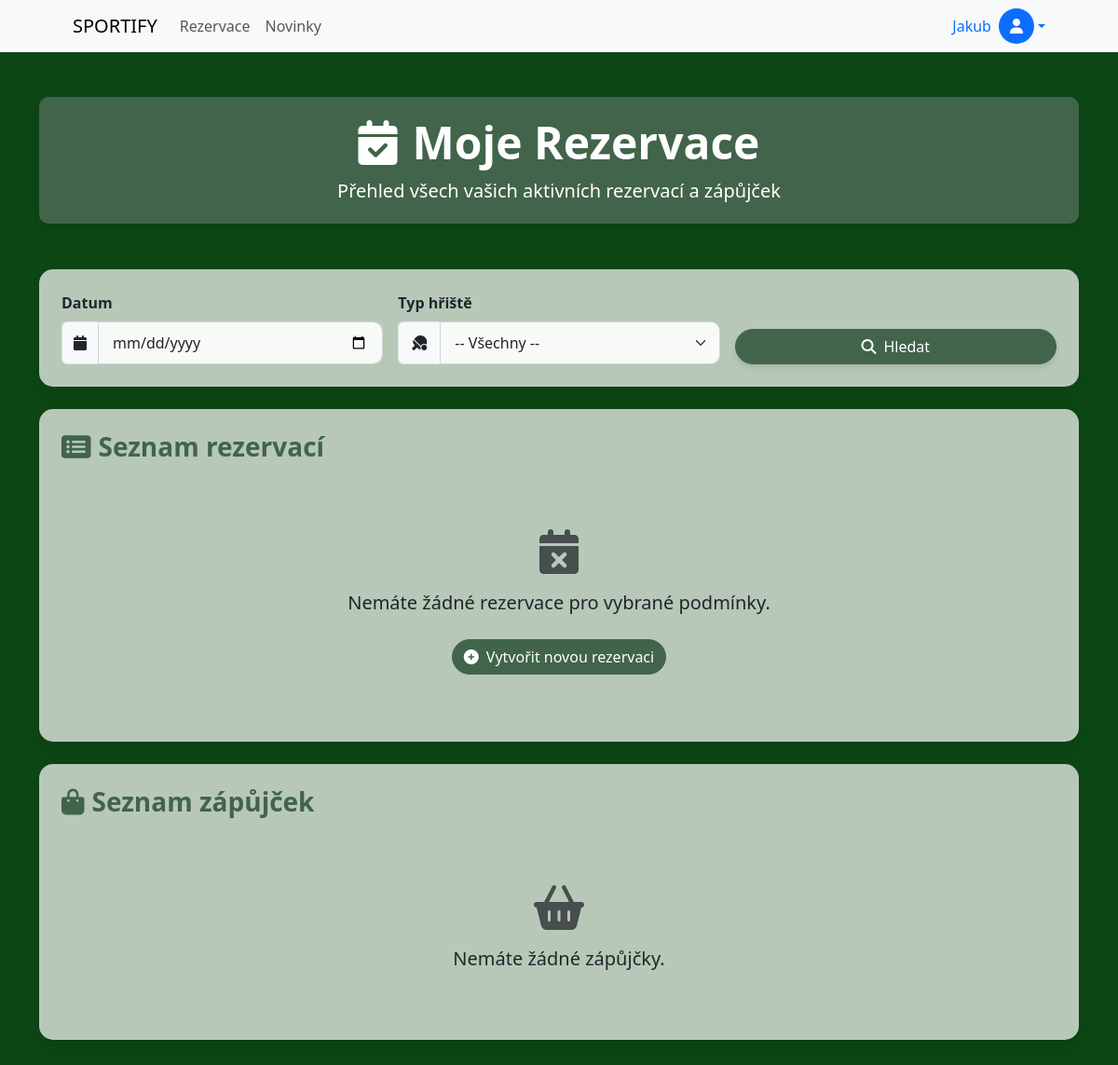
The page /rezervace/ (signed in) on the database as committed earlier.
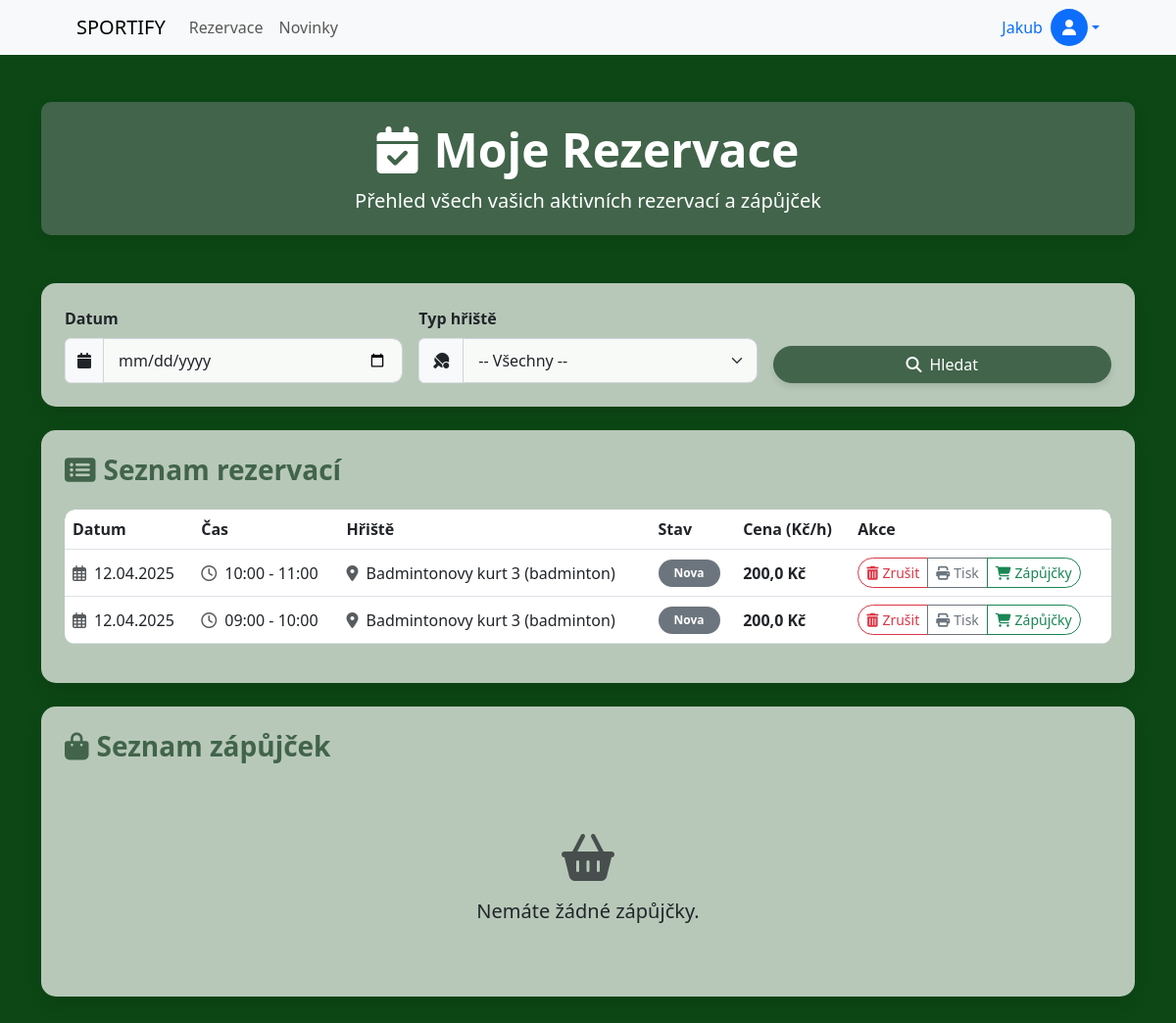
The same page on the database as committed later.
### rezervace/models.py (models this page shows, shortened)
class Rezervace(models.Model):
    uzivatel = models.ForeignKey(Uzivatele, on_delete=models.CASCADE, related_name='rezervace')
    hriste = models.ForeignKey(Hriste, on_delete=models.CASCADE, related_name='rezervace')
    datum = models.DateField()
    cas_zacatku = models.TimeField()
    cas_konce = models.TimeField()
    stav = models.CharField(max_length=20, choices=RESERVATION_STATUS_CHOICES, default='nova')
    popis = models.TextField(blank=True, null=True)
    vytvoreno = models.DateTimeField(default=timezone.now)
    naposledy_upraveno = models.DateTimeField(auto_now=True)
    cena = models.FloatField()

class Hriste(models.Model):
    nazev = models.CharField(max_length=100)
    typ = models.CharField(max_length=50)
    popis = models.TextField()
    cena_hodina = models.DecimalField(max_digits=8, decimal_places=2)
    kapacita = models.IntegerField()
    aktivni = models.BooleanField(default=True)

### rezervace/views.py (the view)
# urls.py: path('rezervace/', views.rezervace, name='rezervace'),
@login_required
def rezervace(request):
    user = request.user.uzivatele  # vazba na náš model Uzivatele
    reservations = Rezervace.objects.filter(uzivatel=user).order_by('-datum', '-cas_zacatku')
    reservations_zapujcky = RezervaceZapujcky.objects.filter(rezervace__uzivatel=user).order_by('-rezervace__datum', '-rezervace__cas_zacatku')
    datum = request.GET.get('datum')
    typ_hriste = request.GET.get('typ_hriste')
    if datum:
        reservations = reservations.filter(datum=datum)
        reservations_zapujcky = reservations_zapujcky.filter(rezervace__datum=datum)
    if typ_hriste and typ_hriste != '':
        reservations = reservations.filter(hriste__typ=typ_hriste)
        reservations_zapujcky = reservations_zapujcky.filter(rezervace__hriste__typ=typ_hriste)
    return render(request, 'rezervace/rezervace.html', {
        'reservations': reservations,
        'reservations_zapujcky': reservations_zapujcky,
        'vybrane_datum': datum if datum else '',
        'vybrany_typ': typ_hriste if typ_hriste else '',
        'hriste_typy': Hriste.objects.values_list('typ', flat=True).distinct()
    })

### templates/rezervace/rezervace.html (shortened to what the changed rows need)
{% extends 'base.html' %}
{% load static %}
{% block content %}
<div class="container my-5">
  <div class="row mb-4">
    <div class="col-12">
      <div class="section-header">
        <h1 class="display-5 fw-bold mb-2"><i class="fas fa-calendar-check me-3"></i>Moje Rezervace</h1>
      </div>
    </div>
  </div>
  <div class="row mb-4">
    <div class="col-sm-12">
      <div class="card p-4">
        {% if reservations %}
          <div class="table-responsive">
            <table class="table table-hover align-middle">
              <thead>
                <tr>
                  <th>Datum</th>
                  <th>Čas</th>
                  <th>Hřiště</th>
                  <th>Stav</th>
                  <th>Cena (Kč/h)</th>
                  <th>Akce</th>
                </tr>
              </thead>
              <tbody>
                {% for rez in reservations %}
                <tr>
                  <td><i class="far fa-calendar-alt me-2 text-muted"></i>{{ rez.datum|date:"d.m.Y" }}</td>
                  <td><i class="far fa-clock me-2 text-muted"></i>{{ rez.cas_zacatku|time:"H:i" }} - {{ rez.cas_konce|time:"H:i" }}</td>
                  <td><i class="fas fa-map-marker-alt me-2 text-muted"></i>{{ rez.hriste.nazev }} ({{ rez.hriste.typ }})</td>
                  <td>
                    <span class="badge {% if rez.stav == 'A' %}bg-success{% elif rez.stav == 'S' %}bg-warning{% else %}bg-secondary{% endif %} rounded-pill px-3 py-2">
                      {{ rez.get_stav_display }}
                    </span>
                  </td>
                  <td><strong>{{ rez.cena }} Kč</strong></td>
                  <td>
                    <div class="btn-group">
                      <a href="{% url 'zrusit_rezervaci' rez.id %}"
                        class="btn btn-outline-danger btn-sm"
                        onclick="return confirm('Opravdu chcete zrušit tuto rezervaci? Budou odstraněny i její související zápujčky.');">
                        <i class="fas fa-trash-alt me-1"></i>Zrušit
                      </a>
                      <a href="{% url 'tisk_rezervace' rez.id %}" target="_blank" class="btn btn-outline-secondary btn-sm">
                        <i class="fas fa-print me-1"></i>Tisk
                      </a>
                      <a href="{% url 'zapujcky_k_rezervaci' rez.id %}" class="btn btn-outline-success btn-sm">
                        <i class="fas fa-shopping-cart me-1"></i>Zápůjčky
                      </a>
                    </div>
                  </td>
                </tr>
                {% endfor %}
              </tbody>
            </table>
          </div>
        {% else %}
          <div class="text-center py-5">
            <i class="fas fa-calendar-times text-muted" style="font-size: 3rem;"></i>
            <p class="mt-3 mb-0 fs-5">Nemáte žádné rezervace pro vybrané podmínky.</p>
            <a href="{% url 'hriste' %}" class="btn btn-success mt-4" style="background-color: #41644A; border-color: #41644A;">
              <i class="fas fa-plus-circle me-2"></i>Vytvořit novou rezervaci
            </a>
          </div>
        {% endif %}
      </div>
    </div>
  </div>
</div>
{% endblock %}

Rows that differ between the two databases and show on the page:
added Rezervace: datum "12.04.2025", cas_zacatku "10:00", cas_konce "11:00", hriste.nazev "Badmintonovy kurt 3", hriste.typ "badminton", stav "Nova", cena "200,0"
added Rezervace: datum "12.04.2025", cas_zacatku "09:00", cas_konce "10:00", hriste.nazev "Badmintonovy kurt 3", hriste.typ "badminton", stav "Nova", cena "200,0"
Other text that changed with them:
text no longer shown: "Nemáte žádné rezervace pro vybrané podmínky. Vytvořit novou rezervaci"
text now shown: "Datum Čas Hřiště Stav Cena (Kč/h) Akce"
